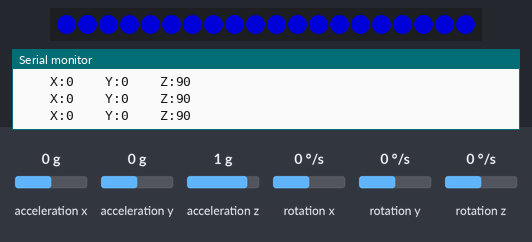
Bench run of a sketch on a simulated Arduino Uno, built with avr-gcc and run on an emulated ATmega328P. Parts: 20 RGB LEDs in strip order, left to right, the last lines printed to the serial monitor. Inputs (shaded band) come from the test bench; at power-on: acceleration x 0 g, acceleration y 0 g, acceleration z 1 g, rotation x 0 °/s, rotation y 0 °/s, rotation z 0 °/s. Dim RGB values are drawn brighter than linear.

Above: at 1.2 s.
1.3 s: acceleration x set to -1.4 g
At 2.1 s:
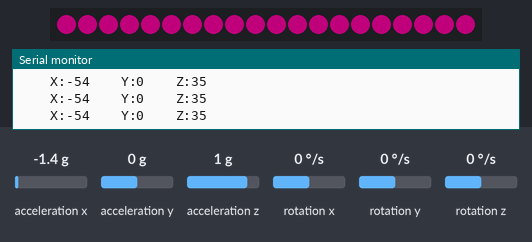
4.3 s: acceleration y set to -1.4 g
At 5.8 s:
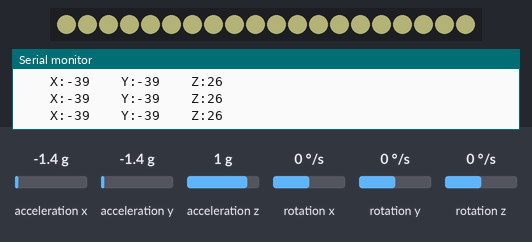
7.3 s: acceleration z set to -1.4 g
10.3 s: acceleration x set to -0.8 g
At 11.8 s:
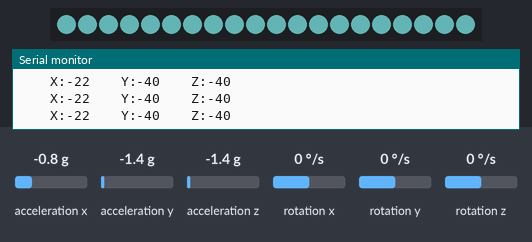
13.3 s: acceleration y set to -0.8 g
At 14.6 s:
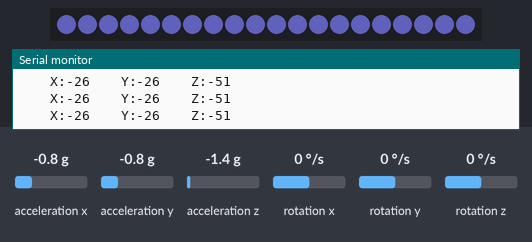
16.3 s: acceleration z set to 0 g
At 17.9 s:
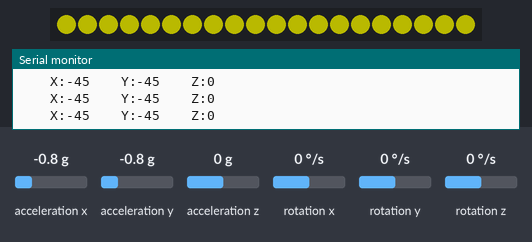

Measured:
- after the input at 1.3 s, the LEDs: change after 0.05 s (image 1)
- after the input at 4.3 s, the LEDs: change after 0.82 s (image 2)
- after the input at 10.3 s, the LEDs: change after 0.85 s (image 3)
- after the input at 13.3 s, the LEDs: change after 0.86 s (image 4)
- after the input at 16.3 s, the LEDs: change after 0.87 s (image 5)

The sketch:

mpu_light.ino
```cpp
#include <I2Cdev.h>
#include <MPU6050.h>
#include <Wire.h>//添加必须的库文件
#include "mpu.h"

#include <Adafruit_NeoPixel.h>

#define PIN A0

Adafruit_NeoPixel strip = Adafruit_NeoPixel(20, PIN, NEO_GRB + NEO_KHZ800);

unsigned long safe_ms=millis();

void setup()
{
  Serial.begin(115200);

  Wire.begin();
  accelgyro.initialize();

  strip.begin();
  strip.show(); // Initialize all pixels to 'off'

  Serial.println("===========start===========");
}

void loop()
{
  //===============================================================
  if(safe_ms>millis()) safe_ms=millis();
  if(millis()-safe_ms>3000)
  {
    safe_ms=millis();
    getMPU();
    Angel_accX_c=Angel_accX_send;
    Angel_accY_c=Angel_accY_send;
    Angel_accZ_c=Angel_accZ_send;
  }
  else
  {
    getMPU();
    if(abs(Angel_accX_send-Angel_accX_c)<2&&abs(Angel_accY_send-Angel_accY_c)<2&&abs(Angel_accZ_send-Angel_accZ_c)<2)
    {
      colorWipe(strip.Color(0, 0, 0), 50);
    }
    else
      colorWipe(strip.Color(Angel_accX_send, Angel_accY_send, Angel_accZ_send));
  }
}

void colorWipe(uint32_t c) {
  for(uint16_t i=0; i<strip.numPixels(); i++) {
    strip.setPixelColor(i, c);
    strip.show();
  }
}

void colorWipe(uint32_t c, uint8_t wait) {
  for(uint16_t i=0; i<strip.numPixels(); i++) {
    strip.setPixelColor(i, c);
    strip.show();
    delay(wait);
  }
}
```

mpu.h
```cpp
#include <I2Cdev.h>
#include <MPU6050.h>
#include <Wire.h>//添加必须的库文件

//====一下三个定义了陀螺仪的偏差===========
#define Gx_offset -3.06
#define Gy_offset 1.01
#define Gz_offset -0.88

//DEBUG-----------
#define Serial_DEBUG

//====================
MPU6050 accelgyro;

int16_t ax,ay,az;
int16_t gx,gy,gz;//存储原始数据
float Ax,Ay,Az;//单位 g(9.8m/s^2)

int Angel_accX,Angel_accY,Angel_accZ;//存储加速度计算出的角度
int Angel_accX_send,Angel_accY_send,Angel_accZ_send;//存储加速度计算出的角度

int Angel_accX_c,Angel_accY_c,Angel_accZ_c;

void getMPU()
{
  accelgyro.getMotion6(&ax,&ay,&az,&gx,&gy,&gz);//获取三个轴的加速度和角速度

  //======一下三行是对加速度进行量化，得出单位为g的加速度值
  Ax=ax/16384.00;
  Ay=ay/16384.00;
  Az=az/16384.00;
  //==========以下三行是用加速度计算三个轴和水平面坐标系之间的夹角
  Angel_accX=atan(Ax/sqrt(Az*Az+Ay*Ay))*180/3.14;
  Angel_accY=atan(Ay/sqrt(Ax*Ax+Az*Az))*180/3.14;
  Angel_accZ=atan(Az/sqrt(Ax*Ax+Ay*Ay))*180/3.14;

  Angel_accX_send=map(abs(Angel_accX),0,90,0,140);
  Angel_accY_send=map(abs(Angel_accY),0,90,0,140);
  Angel_accZ_send=map(abs(Angel_accZ),0,90,0,140);

  //==============================
#ifdef Serial_DEBUG
  delay(5);//这个用来控制采样速度

  Serial.print("    X:");
  Serial.print(Angel_accX);
  Serial.print("    Y:");
  Serial.print(Angel_accY);
  Serial.print("    Z:");
  Serial.println(Angel_accZ);
#endif
}
```
